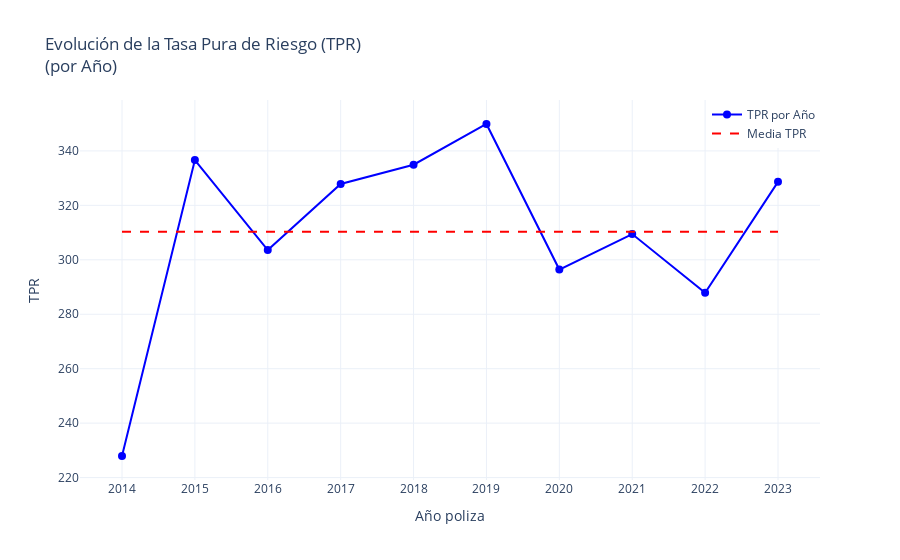

Notebook code cell kept with this figure:
### Code cell
# Evolucion de la tasa pura de riesgo: TPR = Suma del Coste de Siniestros / Suma Asegurada Total
df_grouped = df_sa.groupby('año_póliza')[['monto_de_siniestro', 'suma_asegurada']].sum().reset_index()
df_grouped.columns = ['Año Póliza', 'Suma MS', 'Suma SA']
df_grouped['tpr_por_año'] = df_grouped['Suma MS'] / df_grouped['Suma SA']

mean = df_grouped['tpr_por_año'].mean()


fig = go.Figure()
fig.add_trace(go.Scatter(
    x=df_grouped['Año Póliza'], 
    y=df_grouped['tpr_por_año'],
    mode='lines+markers',
    name='TPR por Año',
    line=dict(color='blue'),
    marker=dict(size=8)
))
fig.add_trace(go.Scatter(
    x=df_grouped['Año Póliza'], 
    y=[mean] * len(df_grouped['Año Póliza']), 
    mode='lines',
    name='Media TPR',
    line=dict(color='red', dash='dash')
))

# Actualizar el layout del gráfico
fig.update_layout(
    title='Evolución de la Tasa Pura de Riesgo (TPR) <br>(por Año)',
    xaxis=dict(
        tickmode='array',       
        tickvals=unique_years,   
        ticktext=unique_years,          
        title='Año poliza'            
    ),
    yaxis_title='TPR',
    template='plotly_white',
    legend=dict(
        y=1,
        x=1,
        xanchor='right',
        yanchor='top'
    )
)

# Mostrar el gráfico
fig.show()

### Figure 1 — Plotly figure (JSON) as saved in the notebook; plotly's stock layout.template omitted (floating-point values rounded to 4 significant figures)
{"data": [{"line": {"color": "blue"}, "marker": {"size": 8}, "mode": "lines+markers", "name": "TPR por Año", "type": "scatter", "x": [2014, 2015, 2016, 2017, 2018, 2019, 2020, 2021, 2022, 2023], "y": [227.9, 336.6, 303.6, 327.9, 334.9, 349.9, 296.4, 309.4, 287.9, 328.6]}, {"line": {"color": "red", "dash": "dash"}, "mode": "lines", "name": "Media TPR", "type": "scatter", "x": [2014, 2015, 2016, 2017, 2018, 2019, 2020, 2021, 2022, 2023], "y": [310.3, 310.3, 310.3, 310.3, 310.3, 310.3, 310.3, 310.3, 310.3, 310.3]}], "layout": {"legend": {"x": 1, "xanchor": "right", "y": 1, "yanchor": "top"}, "title": {"text": "Evolución de la Tasa Pura de Riesgo (TPR) <br>(por Año)"}, "xaxis": {"tickmode": "array", "ticktext": [2014, 2015, 2016, 2017, 2018, 2019, 2020, 2021, 2022, 2023], "tickvals": [2014, 2015, 2016, 2017, 2018, 2019, 2020, 2021, 2022, 2023], "title": {"text": "Año poliza"}}, "yaxis": {"title": {"text": "TPR"}}}}
